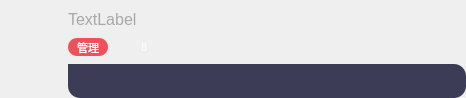
<?xml version="1.0" encoding="UTF-8"?>
<ui version="4.0">
 <class>ChatTextItem</class>
 <widget class="QDialog" name="ChatTextItem">
  <property name="geometry">
   <rect>
    <x>0</x>
    <y>0</y>
    <width>466</width>
    <height>98</height>
   </rect>
  </property>
  <property name="minimumSize">
   <size>
    <width>466</width>
    <height>98</height>
   </size>
  </property>
  <property name="maximumSize">
   <size>
    <width>466</width>
    <height>16777215</height>
   </size>
  </property>
  <property name="windowTitle">
   <string>Dialog</string>
  </property>
  <layout class="QVBoxLayout" name="verticalLayout">
   <property name="spacing">
    <number>0</number>
   </property>
   <property name="leftMargin">
    <number>0</number>
   </property>
   <property name="topMargin">
    <number>0</number>
   </property>
   <property name="rightMargin">
    <number>0</number>
   </property>
   <property name="bottomMargin">
    <number>0</number>
   </property>
   <item>
    <widget class="QWidget" name="widget" native="true">
     <property name="minimumSize">
      <size>
       <width>0</width>
       <height>64</height>
      </size>
     </property>
     <property name="maximumSize">
      <size>
       <width>16777215</width>
       <height>64</height>
      </size>
     </property>
     <layout class="QHBoxLayout" name="horizontalLayout_2">
      <property name="spacing">
       <number>10</number>
      </property>
      <property name="leftMargin">
       <number>6</number>
      </property>
      <property name="topMargin">
       <number>0</number>
      </property>
      <property name="rightMargin">
       <number>0</number>
      </property>
      <property name="bottomMargin">
       <number>0</number>
      </property>
      <item>
       <widget class="CRoundLabel" name="image">
        <property name="minimumSize">
         <size>
          <width>52</width>
          <height>52</height>
         </size>
        </property>
        <property name="maximumSize">
         <size>
          <width>52</width>
          <height>52</height>
         </size>
        </property>
        <property name="text">
         <string/>
        </property>
       </widget>
      </item>
      <item>
       <layout class="QVBoxLayout" name="verticalLayout_2">
        <property name="topMargin">
         <number>10</number>
        </property>
        <property name="bottomMargin">
         <number>8</number>
        </property>
        <item>
         <widget class="QLabel" name="nameLab">
          <property name="styleSheet">
           <string notr="true">font-family: &quot;微软雅黑&quot;;
font-weight: 400;
font-size: 16px;
color: #A8A8A7;
line-height: 22px;
font-style: normal;</string>
          </property>
          <property name="text">
           <string>TextLabel</string>
          </property>
         </widget>
        </item>
        <item>
         <layout class="QHBoxLayout" name="horizontalLayout_3">
          <property name="rightMargin">
           <number>0</number>
          </property>
          <item>
           <widget class="QLabel" name="label_3">
            <property name="minimumSize">
             <size>
              <width>40</width>
              <height>18</height>
             </size>
            </property>
            <property name="maximumSize">
             <size>
              <width>40</width>
              <height>18</height>
             </size>
            </property>
            <property name="styleSheet">
             <string notr="true">background: #ED525A;
border-radius: 9px;

font-family: &quot;微软雅黑&quot;;
font-weight: 400;
font-size: 11px;
color: #FFFFFF;
line-height: 16px;
font-style: normal;</string>
            </property>
            <property name="text">
             <string>管理</string>
            </property>
            <property name="alignment">
             <set>Qt::AlignCenter</set>
            </property>
           </widget>
          </item>
          <item>
           <widget class="QLabel" name="user_lab">
            <property name="minimumSize">
             <size>
              <width>37</width>
              <height>16</height>
             </size>
            </property>
            <property name="maximumSize">
             <size>
              <width>37</width>
              <height>16</height>
             </size>
            </property>
            <property name="styleSheet">
             <string notr="true">font-family: &quot;微软雅黑&quot;;
font-weight: 400;
font-size: 10px;
color: #FFFFFF;
text-align: right;
font-style: normal;

background-image: url(:/images/live_lev.png);
background-position: center;
padding-right: 6px; 
 text-align: right;</string>
            </property>
            <property name="text">
             <string>8</string>
            </property>
            <property name="alignment">
             <set>Qt::AlignRight|Qt::AlignTrailing|Qt::AlignVCenter</set>
            </property>
           </widget>
          </item>
          <item>
           <widget class="QLabel" name="label_4">
            <property name="minimumSize">
             <size>
              <width>74</width>
              <height>18</height>
             </size>
            </property>
            <property name="maximumSize">
             <size>
              <width>74</width>
              <height>18</height>
             </size>
            </property>
            <property name="text">
             <string/>
            </property>
           </widget>
          </item>
          <item>
           <spacer name="horizontalSpacer">
            <property name="orientation">
             <enum>Qt::Horizontal</enum>
            </property>
            <property name="sizeHint" stdset="0">
             <size>
              <width>40</width>
              <height>20</height>
             </size>
            </property>
           </spacer>
          </item>
         </layout>
        </item>
       </layout>
      </item>
     </layout>
    </widget>
   </item>
   <item>
    <layout class="QHBoxLayout" name="horizontalLayout">
     <property name="leftMargin">
      <number>68</number>
     </property>
     <item>
      <layout class="QHBoxLayout" name="laout">
       <item>
        <widget class="QWidget" name="widget_2" native="true">
         <property name="minimumSize">
          <size>
           <width>0</width>
           <height>0</height>
          </size>
         </property>
         <property name="styleSheet">
          <string notr="true">background: rgba(60, 60, 86, 1);
border-top-left-radius: 0px;   
border-top-right-radius: 12px;   
border-bottom-right-radius: 12px;
border-bottom-left-radius: 12px;

font-family: &quot;微软雅黑&quot;;
font-size: 16px;
color: #FFFFFF;
text-align: left;</string>
         </property>
         <layout class="QHBoxLayout" name="horizontalLayout_4">
          <property name="leftMargin">
           <number>12</number>
          </property>
          <property name="topMargin">
           <number>0</number>
          </property>
          <property name="rightMargin">
           <number>12</number>
          </property>
          <property name="bottomMargin">
           <number>6</number>
          </property>
          <item>
           <layout class="QHBoxLayout" name="textLayout"/>
          </item>
         </layout>
        </widget>
       </item>
      </layout>
     </item>
    </layout>
   </item>
  </layout>
 </widget>
 <customwidgets>
  <customwidget>
   <class>CRoundLabel</class>
   <extends>QLabel</extends>
   <header location="global">CRoundLabel.h</header>
  </customwidget>
 </customwidgets>
 <resources/>
 <connections/>
</ui>
